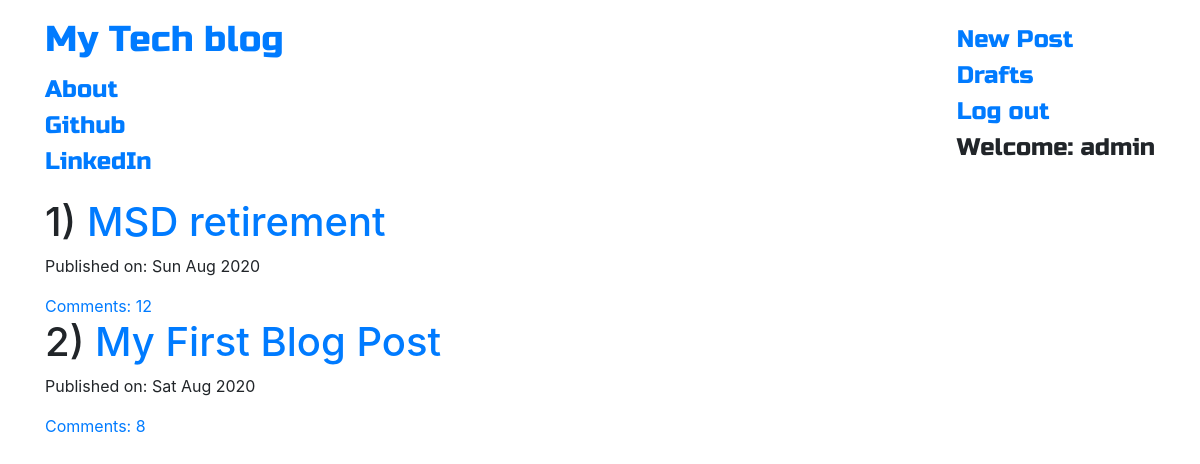
The app's page / (signed in) with its own data.
### blog/models.py (models this page shows, shortened)
class Post(models.Model):
    author = models.ForeignKey('auth.User',on_delete=models.ProtectedError)
    title = models.CharField(max_length=200)
    text = models.TextField()
    created_date = models.DateTimeField(default=timezone.now)
    published_date = models.DateTimeField(blank=True, null=True)
    def comment_count(self):
        return self.comments.filter(created_date__lte=timezone.now())

### blog/views.py (the view)
# urls.py: path('',views.PostListView.as_view(),name='post_list'),
class PostListView(ListView):
    model = Post
    def get_queryset(self):
        return Post.objects.filter(published_date__lte=timezone.now()).order_by('-published_date')

### blog/templates/blog/post_list.html
{% extends 'blog/base.html' %}
{% block content %}
<div class="centerstage">
    {% for post in post_list %}
        <div class="post">
            <h1>{{ forloop.counter }}) <a href="{% url 'post_detail' pk=post.pk %}">{{ post.title }}</a></h1>
            <div class="date">
                <p>Published on: {{ post.published_date|date:"D M Y"}}</p>
            </div>
            <a href="{% url 'post_detail' pk=post.pk %}">Comments: {{ post.comment_count.count }}</a>
        </div>
    {% endfor %}
</div>
{% endblock %}

### blog/templates/blog/base.html (shortened to what this page needs)
<!DOCTYPE html>
{% load static %}
<html>
    <head>
        <link rel="stylesheet" href="https://stackpath.bootstrapcdn.com/bootstrap/4.5.2/css/bootstrap.min.css">
        <link rel="stylesheet" href="{% static 'css/blog.css' %}">
<body>
  <nav class="navbar navbar-default techfont custom-navbar">
    <div class="container">
      <ul class="nav navbar-nav">
        <li><a class='navbar-brand bigbrand' href="{% url 'post_list' %}">My Tech blog</a></li>
        <li><a href="{% url 'about'%}">About</a></li>
        <li><a href="https://www.github.com">Github</a></li>
        <li><a href="https://www.linkedin.com">LinkedIn</a></li>
      </ul>
      <ul class="nav navbar-nav navbar-right">
        {% if user.is_authenticated %}
        <li>
          <a href="{% url 'post_new' %}" >New Post</a>
        </li>
        <li>
          <a href="{% url 'post_draft_list' %}">Drafts</a>
        </li>
        <li>
          <a href="{% url 'logout' %}" >Log out</a>
        </li>
        <li>
          <a >Welcome: {{ user.username }}</a>
        </li>
          {% else %}
          <li><a class='nav navbar-right' href="{% url 'login' %}" >Login</a></li>
        {% endif %}
      </ul>
  </div>
</nav>
        <div class="content container">
            <div class="row">
                <div class="col-md-8">
                  <div class="blog_posts">
                    {% block content %}
                    {% endblock %}
                  </div>
                </div>
            </div>
        </div>
</body>
</html>

### blog/static/css/blog.css (style rules this page uses)
.techfont { font-family: 'Russo One', sans-serif; font-size: 1.5em; margin-bottom: 10px; }
.centerstage { margin-left: auto; margin-right: auto; }
.bigbrand { font-size: 1.5em; }

### records on screen
Post: title "MSD retirement", published_date "Sun Aug 2020", comment_count.count "12"
Post: title "My First Blog Post", published_date "Sat Aug 2020", comment_count.count "8"

### other values on screen
{{ user.username }} "admin"
